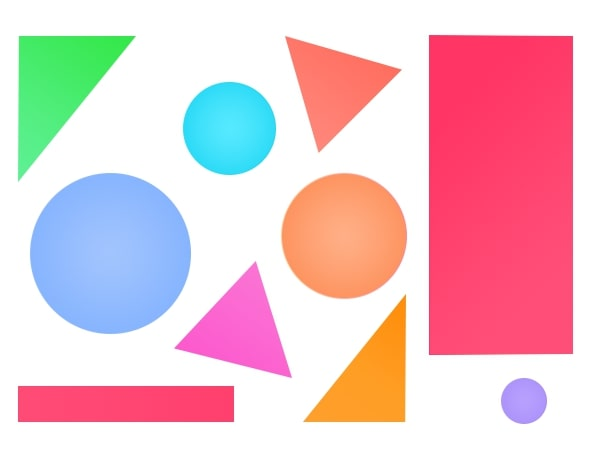
#> input picture Shape Detection/shapes.jpg, 600 x 450 px, found by its file name
$ jupyter execute 'shape detection with opencv.ipynb'   (shell and % lines are left out)
#> lines starting #> are read from the running program, lines starting #| are printed output that depends on the picture; after the words box and inside, x2 and y2 are one past the last pixel; in counts of white or black regions, pixels touching at a corner belong together
[cell 1]
# imports

import cv2                         # opencv-python
import numpy as np                 # numpy
import matplotlib.pyplot as plt    # matplotlib

[cell 2]
# check opencv-python installation
print(f"Version of OpenCV installed: {cv2.__version__}")

[cell 3]
# load image from disk
img = cv2.imread("C:/KDU/Semester 5/IPCV/shapes.jpg")
#> img is the input picture: shape (450, 600, 3); mean B, G, R 204.7, 196.5, 234.6

# display the loaded image
plt.imshow(img)

[cell 4]
# convert the original image from the BGR (Blue, Green, Red) color space to grayscale

gray = cv2.cvtColor(img, cv2.COLOR_BGR2GRAY)
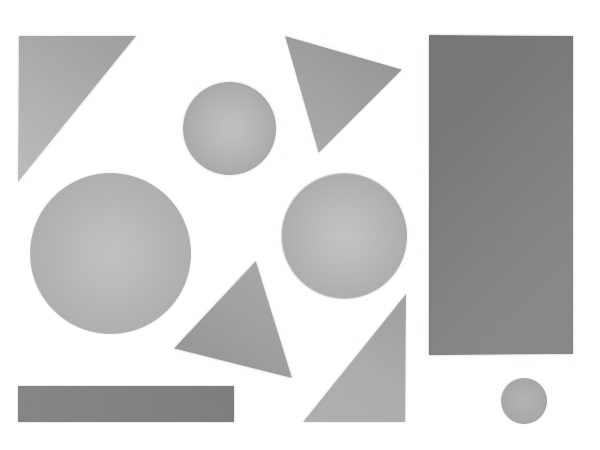
#> gray: shape (450, 600); min 113, max 255, mean 208.9
plt.imshow(gray)

[cell 5]
# apply a Gaussian blur to the grayscale image
blurred = cv2.GaussianBlur(gray, (5, 5), 0)
plt.imshow(blurred)

[cell 6]
 #create the edge map for the image using Canny edge detection

edges = cv2.Canny(blurred, 50, 150)
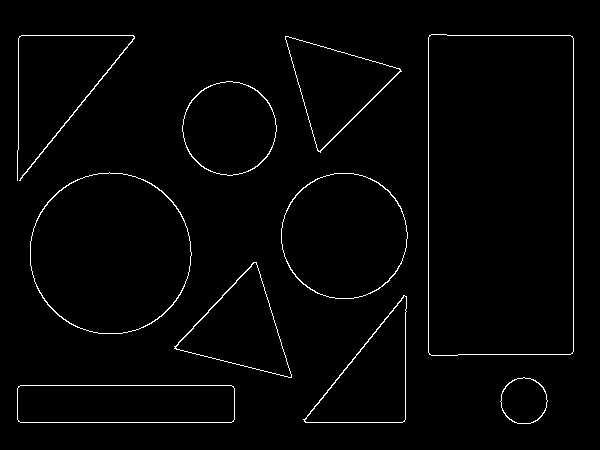
#> edges: shape (450, 600); 1.8% white in thin lines or dots, all inside (x1, y1, x2, y2) = (17, 34, 574, 424)
plt.imshow(edges)

[cell 7]
# threshold the grayscale image

_, thresh = cv2.threshold(gray, 200, 255, cv2.THRESH_BINARY)
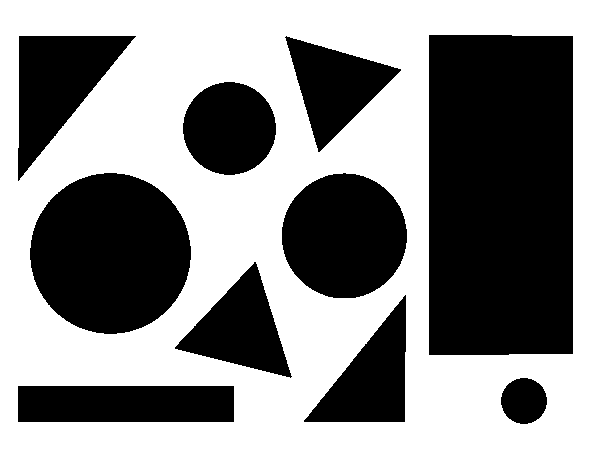
#> thresh: shape (450, 600); 54.7% white; 10 black regions, largest, box (x1, y1, x2, y2) and area: (429, 35, 573, 355) 45955, (30, 173, 191, 334) 20247, (282, 173, 407, 298) 12257
plt.imshow(thresh)

[cell 8]
# find contours in the binary image
contours, _ = cv2.findContours(thresh, cv2.RETR_EXTERNAL, cv2.CHAIN_APPROX_SIMPLE)
#> contours = [[[0, 0], [0, 449], [599, 449], [599, 0]]]
print(contours)
#| [array([[[  0,   0]],
#|        [[  0, 449]],
#|        [[599, 449]],
#|        [[599,   0]]], dtype=int32)]

[cell 9]
# draw contours on the original image
cv2.drawContours(img, contours, -1, (0, 255, 0), 3)
#> img: shape (450, 600, 3); 2.32% of pixels changed, all inside (x1, y1, x2, y2) = (0, 0, 600, 450)

[cell 10]
# draw the original image (after applying contours)
plt.imshow(img)

[cell 11]
# function to find triangles in an image

def find_triangles(image_path):
    # load the image from the path
#> called with image_path = 'C:/KDU/Semester 5/IPCV/shapes2.jpg'
    img = cv2.imread(image_path)
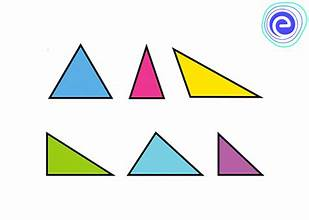
#> input picture Shape Detection/shapes2.jpg, 309 x 220 px, found by its file name
#> img is the input picture: shape (220, 309, 3); mean B, G, R 232.9, 236.4, 234.9

    # convert the image to grayscale
    gray = cv2.cvtColor(img, cv2.COLOR_BGR2GRAY)
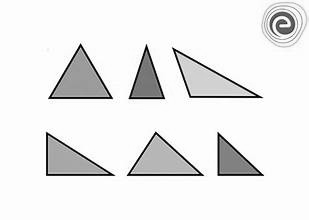
#> gray: shape (220, 309); min 0, max 255, mean 235.5

    # apply Gaussian blur to reduce noise and help contour detection
    blurred = cv2.GaussianBlur(gray, (7, 7), 0)
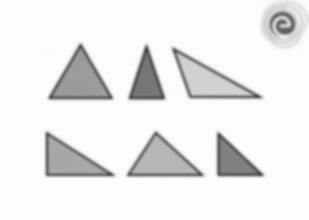
#> blurred: shape (220, 309); min 64, max 254, mean 235.5

    # use Canny edge detection to find edges in the image
    edges = cv2.Canny(blurred, 50, 150)
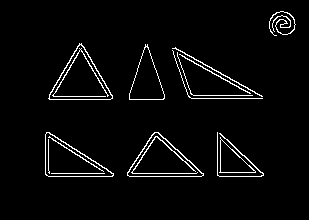
#> edges: shape (220, 309); 3.5% white in thin lines or dots, all inside (x1, y1, x2, y2) = (45, 11, 296, 177)

    # find contours in the edged image
    contours, _ = cv2.findContours(edges, cv2.RETR_EXTERNAL, cv2.CHAIN_APPROX_SIMPLE)
#> contours = 11 contours, 2 with area under 20; largest, box (x1, y1, x2, y2) and area: (48, 43, 113, 100) 1947, (127, 132, 204, 177) 1877, (45, 132, 114, 177) 1668, (129, 44, 165, 100) 1072, (219, 137, 256, 173) 607

    # iterate through the contours
    for contour in contours:
        # approximate the contour to a polygon
        epsilon = 0.04 * cv2.arcLength(contour, True)
        approx = cv2.approxPolyDP(contour, epsilon, True)

        # if the polygon has 3 vertices, it's a triangle
        if len(approx) == 3:
            # draw a bounding box around the triangle (in red)
            x, y, w, h = cv2.boundingRect(contour)
            cv2.rectangle(img, (x, y), (x + w, y + h), (0, 0, 255), 2)
#> this loop made 11 passes
#> (epsilon, approx, x, y, w, h) on passes 1, 3, 4, 9, 10: (4.92, [[220, 137], [219, 172], [255, 172]], 219, 137, 37, 36), (7.96, [[127, 172], [203, 175], [158, 132]], 127, 132, 77, 45), (7.91, [[46, 132], [46, 175], [113, 175]], 45, 132, 69, 45), (6.52, [[145, 44], [129, 99], [163, 99]], 129, 44, 36, 56), (8.13, [[79, 43], [48, 98], [112, 98]], 48, 43, 65, 57)
#> (epsilon, approx) on passes 5, 6, 7, 8, 11: (6.97, [[179, 54], [250, 93]]), (8.71, [[177, 52], [191, 94], [252, 95], [193, 95]]), (10.17, [[172, 50], [189, 97], [262, 98], [191, 98]]), (8.82, [[172, 48], [262, 96]]), (13.18, [[289, 13], [274, 35]])
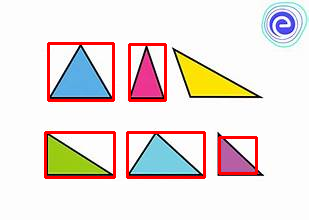
#> img: shape (220, 309, 3); 4.59% of pixels changed, all inside (x1, y1, x2, y2) = (44, 42, 258, 179)

    # convert BGR image to RGB for Matplotlib
    img_rgb = cv2.cvtColor(img, cv2.COLOR_BGR2RGB)

    # plot the image with triangles
    plt.imshow(img_rgb)
    plt.title('Triangles with Bounding Boxes')
    plt.show()

[cell 12]
# call find_triangles() function with input image
find_triangles("C:/KDU/Semester 5/IPCV/shapes2.jpg")

[cell 13]
# call find_triangles() function with input image
find_triangles("C:/KDU/Semester 5/IPCV/shapes.jpg")
#> call 2 of find_triangles, with image_path = 'C:/KDU/Semester 5/IPCV/shapes.jpg'
#> in find_triangles (call 2), `edges = cv2.Canny(blurred, 50, 150)`:
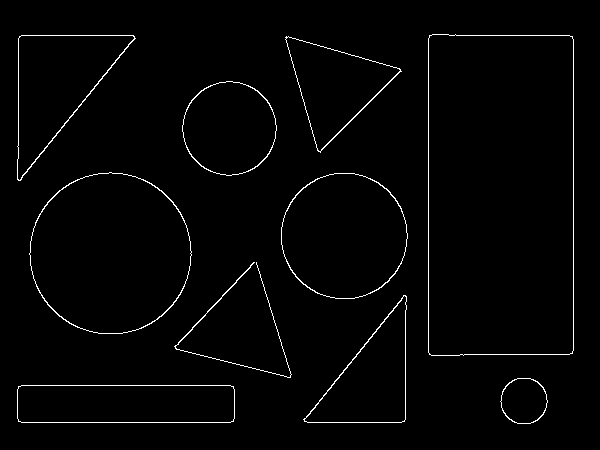
#> edges: shape (450, 600); 1.8% white in thin lines or dots, all inside (x1, y1, x2, y2) = (17, 34, 574, 424)
#> in find_triangles (call 2), `contours, _ = cv2.findContours(edges, cv2.RETR_EXTERNAL, cv2.CHAIN_APP..`: contours = 10 contours; largest, box (x1, y1, x2, y2) and area: (428, 34, 574, 356) 46287, (29, 172, 192, 334) 20402, (281, 173, 408, 299) 12443, (17, 35, 136, 181) 8692, (17, 385, 235, 423) 8005
#> the loop in find_triangles (call 2), `for contour in contours:` made 10 passes
#> (epsilon, approx, x, y, w, h) on passes 3, 8, 9: (15.97, [[405, 295], [304, 421], [404, 421]], 303, 295, 104, 128), (15.13, [[286, 36], [320, 152], [401, 71]], 285, 36, 117, 117), (18.24, [[133, 35], [19, 36], [18, 180]], 17, 35, 119, 146)
#> epsilon on passes 2, 4, 5, 6, 7: 6.14, 30.11, 16.71, 21.42, 12.42
#> after the loop in find_triangles (call 2), `for contour in contours:`:
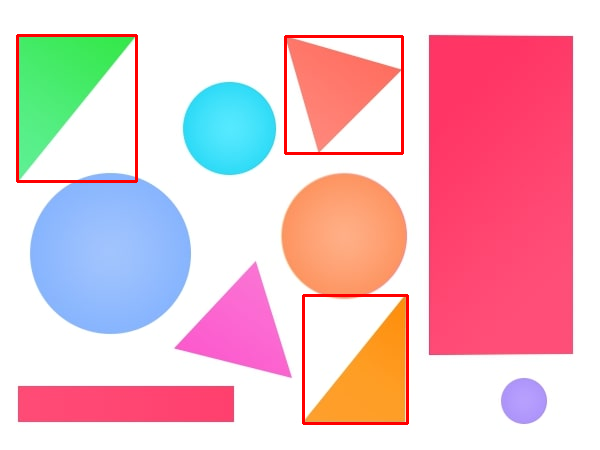
#> img: shape (450, 600, 3); 1.62% of pixels changed, all inside (x1, y1, x2, y2) = (16, 34, 409, 425)
